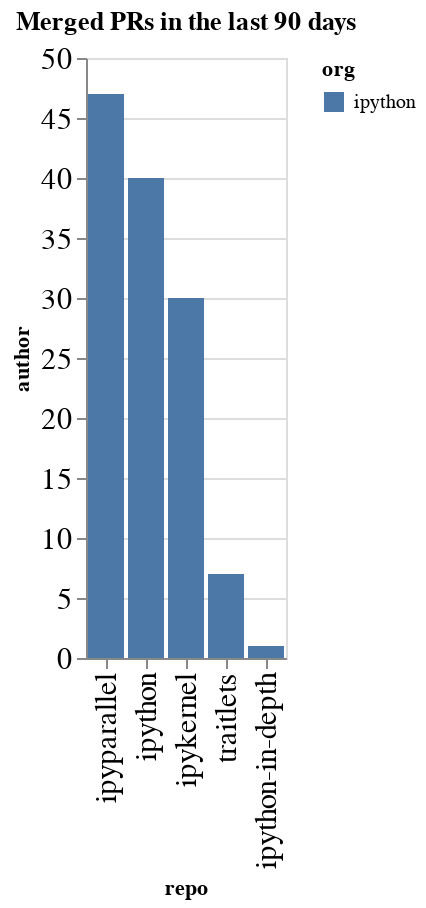

Here is the notebook cell this chart was saved with:
### Code cell
prs_by_repo = merged.groupby(['org', 'repo']).count()['author'].reset_index().sort_values(['org', 'author'], ascending=False)
alt.Chart(data=prs_by_repo, title=f"Merged PRs in the last {n_days} days").mark_bar().encode(
    x=alt.X('repo', sort=prs_by_repo['repo'].values.tolist()),
    y='author',
    color='org'
)

### Figure 1 — Vega-Lite specification as saved in the notebook (floating-point values rounded to 4 significant figures)
{"config": {"axisLeft": {"labelFontSize": 15}, "axisBottom": {"labelFontSize": 15}}, "data": {"name": "data-ce19988718b9d4604db86b496ddeaaf3"}, "mark": "bar", "encoding": {"color": {"type": "nominal", "field": "org"}, "x": {"type": "nominal", "field": "repo", "sort": ["ipyparallel", "ipython", "ipykernel", "traitlets", "ipython-in-depth"]}, "y": {"type": "quantitative", "field": "author"}}, "title": "Merged PRs in the last 90 days", "$schema": "https://vega.github.io/schema/vega-lite/v4.8.1.json", "datasets": {"data-ce19988718b9d4604db86b496ddeaaf3": [{"org": "ipython", "repo": "ipyparallel", "author": 47}, {"org": "ipython", "repo": "ipython", "author": 40}, {"org": "ipython", "repo": "ipykernel", "author": 30}, {"org": "ipython", "repo": "traitlets", "author": 7}, {"org": "ipython", "repo": "ipython-in-depth", "author": 1}]}}
